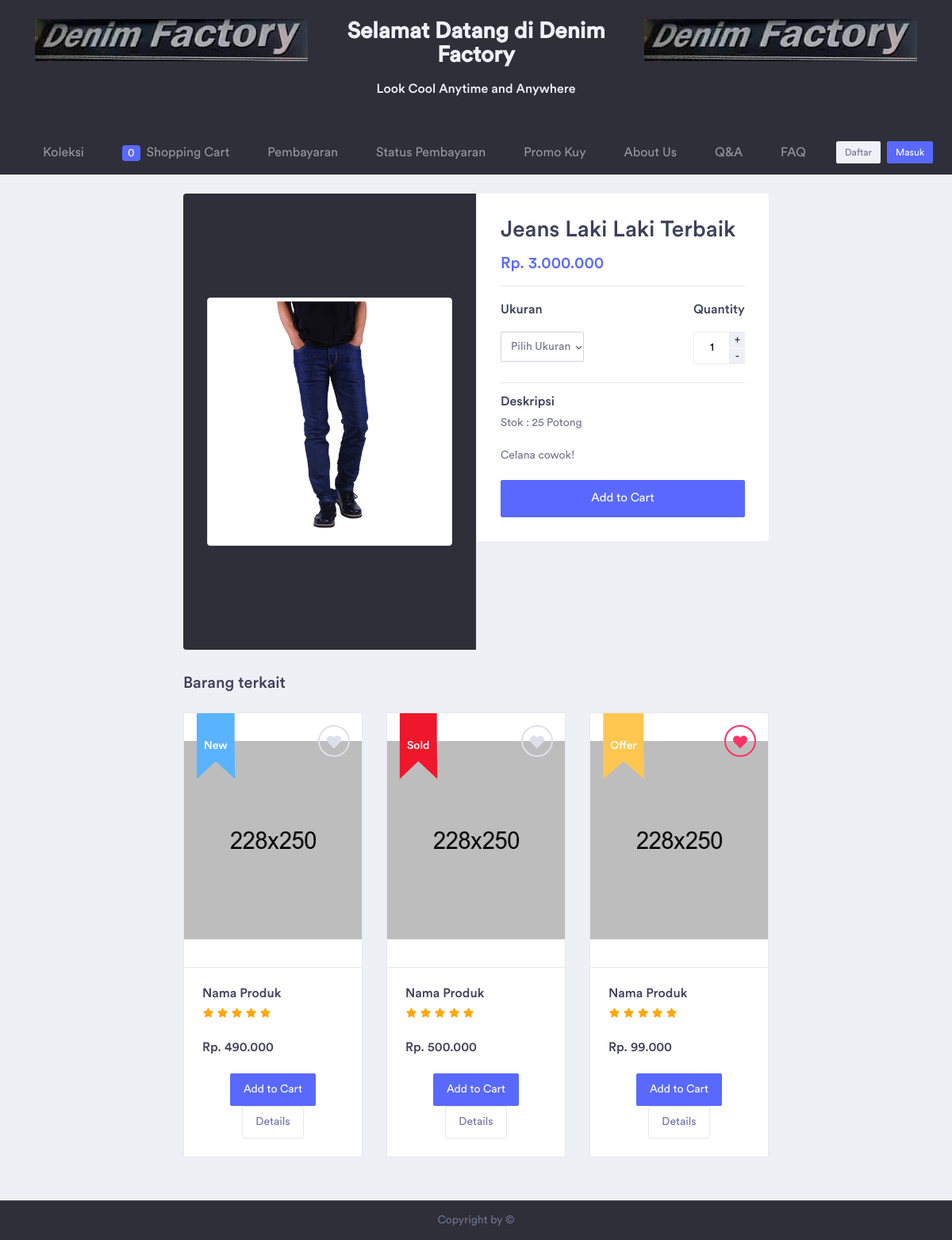
/collection/zFqPLV/Jeans-Laki-Laki-Terbaik, run on the app's committed database.
### tables this page shows
CREATE TABLE IF NOT EXISTS `collections` (
  `id` int(11) NOT NULL AUTO_INCREMENT,
  `catalog_id` int(11) NOT NULL,
  `code` varchar(255) NOT NULL,
  `name` varchar(255) NOT NULL,
  `img` text NOT NULL,
  `description` text NOT NULL,
  `price` double NOT NULL,
  `stock` int(11) NOT NULL,
  `type` int(11) NOT NULL,
  `permalink` varchar(255) NOT NULL,
  `created_at` timestamp NOT NULL DEFAULT CURRENT_TIMESTAMP,
  `updated_at` timestamp NULL DEFAULT NULL,
  PRIMARY KEY (`id`),
  KEY `catalog_id` (`catalog_id`)
);

### application/controllers/Collection.php (called while the page is built, shortened)
<?php
class Collection extends CI_Controller
{
	public function __construct()
	{
		$this->load->model('Collection_Model', 'collection');
		$this->load->model('Catalog_Model', 'catalog');
		$this->load->model('Size_Model', 'size');
	}
	public function detailJeans($code = null, $type = null)
	{
		$data['jeans'] = $this->collection->get($code);
		$data['sizes'] = $this->size->getCollection($data['jeans']->id);
		$data['title'] = $data['jeans']->name;
		$this->load->view("templates/header", $data);
		$this->load->view("pages/detail-barang", $data);
		$this->load->view("templates/footer");
	}
}

### index.php (called while the page is built, shortened)
<?php
require_once BASEPATH.'core/CodeIgniter.php';

### application/models/Collection_Model.php (called while the page is built, shortened)
<?php
class Collection_Model extends CI_Model
{
	public function get($code)
	{
		return $this->db
			->select('collections.*, catalogs.name AS catalog_name')
			->from($this::TABLE_NAME)
			->join('catalogs', 'collections.catalog_id=catalogs.id')
			->where('collections.code', $code)
			->or_where('collections.id', $code)
			->get()
			->row_object();
	}
}

### application/views/pages/detail-barang.php (the view, shortened to what this page needs)
<div class="container-fluid">
	<div class="row p-4">
		<div class="offset-xl-2 col-xl-8 col-lg-12 col-md-12 col-sm-12 col-12">
			<div class="row">
				<div class="col-xl-6 col-lg-6 col-md-6 col-sm-12 col-12 pr-xl-0 pr-lg-0 pr-md-0  m-b-30">
					<div class="product-slider bg-dark">
						<div id="carouselExampleIndicators" class="product-carousel carousel slide" data-ride="carousel">
							<div class="carousel-inner">
								<div class="carousel-item active">
									<img class="d-block w-100 img-thumbnail" src="<?= base_url() ?>assets/images/collections/<?php echo $jeans->img; ?>" alt="First slide" style="width: 285px; height: 313px">
								</div>
							</div>
						</div>
					</div>
				</div>
				<div class="col-xl-6 col-lg-6 col-md-6 col-sm-12 col-12 pl-xl-0 pl-lg-0 pl-md-0 border-left m-b-30">
					<form method="POST" action="<?php echo base_url('order/index'); ?>">
						<div class="product-details">
							<div class="border-bottom pb-3 mb-3">
								<h2 class="mb-3"><?php echo $jeans->name; ?></h2>
								<h3 class="mb-0 text-primary">Rp. <?php echo number_format($jeans->price, 0, ',', '.'); ?></h3>
							</div>
							<div class="product-size border-bottom">
								<h4>Ukuran</h4>
								<div class="btn-group" role="group" aria-label="First group">
									<div class="form-group">
										<select name="size" class="form-control" id="size" required>
											<option value="">Pilih Ukuran</option>
										</select>
									</div>
								</div>
								<div class="product-qty">
									<h4>Quantity</h4>
									<div class="quantity">
										<input type="number" min="1" max="<?php echo $jeans->stock; ?>" step="1" value="1" name="stock" />
									</div>
								</div>
							</div>
							<div class="product-description">
								<h4 class="mb-1">Deskripsi</h4>
								<p>Stok : <?php echo $jeans->stock; ?> Potong</p>
								<p><?php echo $jeans->description; ?></p>
								<button type="submit" class="btn btn-primary btn-block btn-lg">Add to Cart</a>
							</div>
						</div>
					</form>
				</div>
			</div>
			<div class="row">
				<div class="col-xl-12 col-lg-12 col-md-12 col-sm-12 col-12 m-b-10">
					<h3> Barang terkait</h3>
				</div>
				<div class="col-xl-4 col-lg-6 col-md-12 col-sm-12 col-12">
					<div class="product-thumbnail">
						<div class="product-img-head">
							<div class="product-img">
								<img src="<?= base_url() ?>assets/images/eco-product-img-1.png" alt="" class="img-fluid" style="width: 228px; height: 250px"></div>
							<div class="ribbons">New</div>
							<div class=""><a href="#" class="product-wishlist-btn"><i class="fas fa-heart"></i></a></div>
						</div>
						<div class="product-content">
							<div class="product-content-head">
								<h3 class="product-title">Nama Produk</h3>
								<div class="product-rating d-inline-block">
									<i class="fa fa-fw fa-star"></i>
									<i class="fa fa-fw fa-star"></i>
									<i class="fa fa-fw fa-star"></i>
									<i class="fa fa-fw fa-star"></i>
									<i class="fa fa-fw fa-star"></i>
								</div>
								<div class="product-price mt-4">Rp. 490.000</div>
							</div>
							<div class="product-btn text-center">
								<a href="#" class="btn btn-primary">Add to Cart</a>
								<a href="#" class="btn btn-outline-light">Details</a>
							</div>
						</div>
					</div>
				</div>
				<div class="col-xl-4 col-lg-6 col-md-12 col-sm-12 col-12">
					<div class="product-thumbnail">
						<div class="product-img-head">
							<div class="product-img">
								<img src="<?= base_url() ?>assets/images/eco-product-img-1.png" alt="" class="img-fluid" style="width: 228px; height: 250px"></div>
							<div class="ribbons bg-danger">Sold</div>
							<div class=""><a href="#" class="product-wishlist-btn"><i class="fas fa-heart"></i></a></div>
						</div>
						<div class="product-content">
							<div class="product-content-head">
								<h3 class="product-title">Nama Produk</h3>
								<div class="product-rating d-inline-block">
									<i class="fa fa-fw fa-star"></i>
									<i class="fa fa-fw fa-star"></i>
									<i class="fa fa-fw fa-star"></i>
									<i class="fa fa-fw fa-star"></i>
									<i class="fa fa-fw fa-star"></i>
								</div>
								<div class="product-price mt-4">Rp. 500.000</div>
							</div>
							<div class="product-btn text-center">
								<a href="#" class="btn btn-primary">Add to Cart</a>
								<a href="#" class="btn btn-outline-light">Details</a>
							</div>
						</div>
					</div>
				</div>
				<div class="col-xl-4 col-lg-6 col-md-12 col-sm-12 col-12">
					<div class="product-thumbnail">
						<div class="product-img-head">
							<div class="product-img">
								<img src="<?= base_url() ?>assets/images/eco-product-img-1.png" alt="" class="img-fluid" style="width: 228px; height: 250px"></div>
							<div class="ribbons bg-brand">Offer</div>
							<div class=""><a href="#" class="product-wishlist-btn active"><i class="fas fa-heart"></i></a></div>
						</div>
						<div class="product-content">
							<div class="product-content-head">
								<h3 class="product-title">Nama Produk</h3>
								<div class="product-rating d-inline-block">
									<i class="fa fa-fw fa-star"></i>
									<i class="fa fa-fw fa-star"></i>
									<i class="fa fa-fw fa-star"></i>
									<i class="fa fa-fw fa-star"></i>
									<i class="fa fa-fw fa-star"></i>
								</div>
								<div class="product-price mt-4">Rp. 99.000
								</div>
							</div>
							<div class="product-btn text-center">
								<a href="#" class="btn btn-primary">Add to Cart</a>
								<a href="#" class="btn btn-outline-light">Details</a>
							</div>
						</div>
					</div>
				</div>
			</div>
		</div>
	</div>
</div>

### data on the page
collections: img (picture), name "Jeans Laki Laki Terbaik", price "3.000.000", stock "25", description "Celana cowok!"
